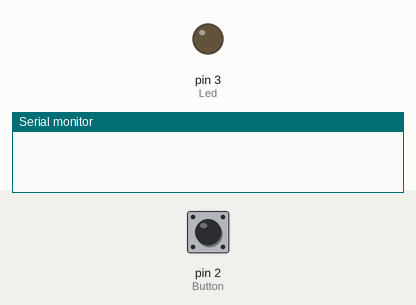
Simulated run of this sketch. Board: Arduino Uno, built with avr-gcc and run on an emulated ATmega328P. Parts: output pins drawn as LEDs (lit = HIGH), the last lines printed to the serial monitor. The inputs (shaded band) are chosen by the test bench; at power-on: pin 2 (Button) HIGH.

Above: at 1.2 s.
1.3 s: pin 2 (Button) pulled LOW for 0.15 s
At 2.0 s:
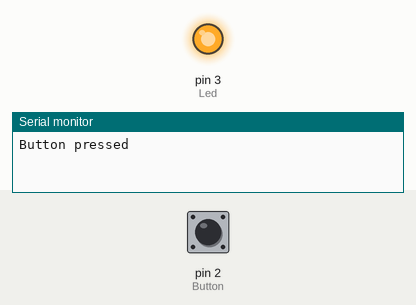
2.9 s: pin 2 (Button) pulled LOW for 1 s
At 3.2 s:
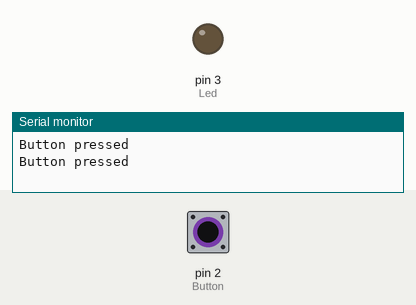
5.4 s: pin 2 (Button) pulled LOW for 3.2 s
At 6.3 s:
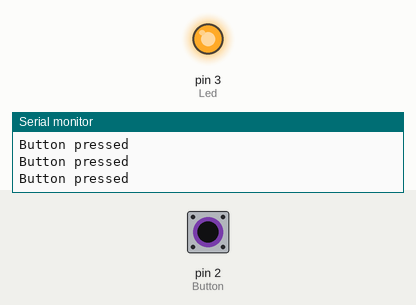
Timing chart, 0 to 8.4 s (numbered marks = the images above; inputs shaded):
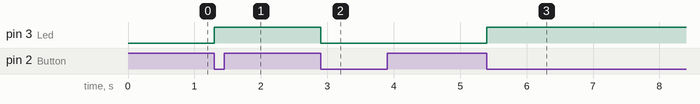

The sketch:

arduino_toggle_LED.ino
```cpp
/*This code will turn on led when button is pressed,
 *then turn it off when button is pressed again.
*/

const int Button = 2;
const int Led = 3;

int ledState = LOW;
int lastButtonState;
int currentButtonState;

void setup() {
  Serial.begin(9600);
  pinMode(Button, INPUT_PULLUP);
  pinMode(Led, OUTPUT);

  currentButtonState = digitalRead(Button);
}

void loop() {
  lastButtonState = currentButtonState;
  currentButtonState = digitalRead(Button);

  if (lastButtonState == HIGH && currentButtonState == LOW){
    Serial.println("Button pressed");

    ledState = !ledState;

    digitalWrite(Led, ledState);
  }
}
```

Measured:
- after the input at 1.3 s, pin 3 (Led): LOW → HIGH at once
- after the input at 2.9 s, pin 3 (Led): HIGH → LOW at once
- after the input at 5.4 s, pin 3 (Led): LOW → HIGH at once
